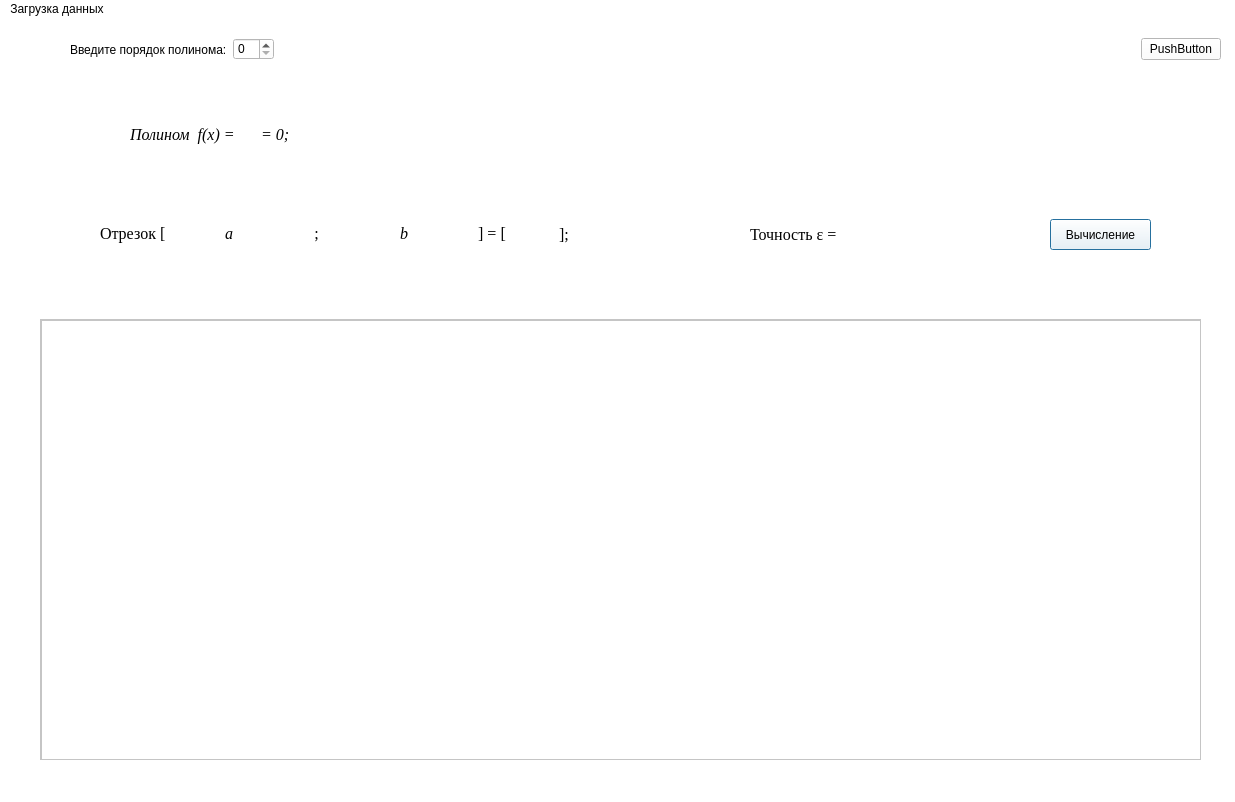
<?xml version="1.0" encoding="UTF-8"?>
<ui version="4.0">
 <class>MainWindow</class>
 <widget class="QMainWindow" name="MainWindow">
  <property name="geometry">
   <rect>
    <x>0</x>
    <y>0</y>
    <width>1235</width>
    <height>802</height>
   </rect>
  </property>
  <property name="windowTitle">
   <string>MainWindow</string>
  </property>
  <property name="styleSheet">
   <string notr="true">background-color: rgb(255, 255, 255);</string>
  </property>
  <widget class="QWidget" name="centralwidget_1">
   <widget class="QWidget" name="horizontalLayoutWidget">
    <property name="geometry">
     <rect>
      <x>30</x>
      <y>10</y>
      <width>1191</width>
      <height>41</height>
     </rect>
    </property>
    <layout class="QHBoxLayout" name="horizontalLayout">
     <item>
      <spacer name="horizontalSpacer">
       <property name="orientation">
        <enum>Qt::Horizontal</enum>
       </property>
       <property name="sizeType">
        <enum>QSizePolicy::Minimum</enum>
       </property>
       <property name="sizeHint" stdset="0">
        <size>
         <width>40</width>
         <height>20</height>
        </size>
       </property>
      </spacer>
     </item>
     <item>
      <widget class="QLabel" name="label_1">
       <property name="text">
        <string>Введите порядок полинома:</string>
       </property>
      </widget>
     </item>
     <item>
      <widget class="QSpinBox" name="spinBox_1"/>
     </item>
     <item>
      <spacer name="horizontalSpacer_3">
       <property name="orientation">
        <enum>Qt::Horizontal</enum>
       </property>
       <property name="sizeHint" stdset="0">
        <size>
         <width>40</width>
         <height>20</height>
        </size>
       </property>
      </spacer>
     </item>
     <item>
      <widget class="QPushButton" name="pushButton">
       <property name="enabled">
        <bool>true</bool>
       </property>
       <property name="inputMethodHints">
        <set>Qt::ImhHiddenText</set>
       </property>
       <property name="text">
        <string>PushButton</string>
       </property>
       <property name="checkable">
        <bool>false</bool>
       </property>
       <property name="autoDefault">
        <bool>false</bool>
       </property>
       <property name="default">
        <bool>false</bool>
       </property>
       <property name="flat">
        <bool>false</bool>
       </property>
      </widget>
     </item>
    </layout>
   </widget>
   <widget class="QWidget" name="gridLayoutWidget_2">
    <property name="geometry">
     <rect>
      <x>30</x>
      <y>80</y>
      <width>1191</width>
      <height>71</height>
     </rect>
    </property>
    <layout class="QGridLayout" name="gridLayout_1">
     <item row="3" column="3">
      <spacer name="verticalSpacer">
       <property name="orientation">
        <enum>Qt::Vertical</enum>
       </property>
       <property name="sizeHint" stdset="0">
        <size>
         <width>20</width>
         <height>40</height>
        </size>
       </property>
      </spacer>
     </item>
     <item row="2" column="1">
      <spacer name="horizontalSpacer_1">
       <property name="orientation">
        <enum>Qt::Horizontal</enum>
       </property>
       <property name="sizeType">
        <enum>QSizePolicy::Preferred</enum>
       </property>
       <property name="sizeHint" stdset="0">
        <size>
         <width>100</width>
         <height>20</height>
        </size>
       </property>
      </spacer>
     </item>
     <item row="1" column="3">
      <spacer name="verticalSpacer_2">
       <property name="orientation">
        <enum>Qt::Vertical</enum>
       </property>
       <property name="sizeHint" stdset="0">
        <size>
         <width>20</width>
         <height>40</height>
        </size>
       </property>
      </spacer>
     </item>
     <item row="2" column="5">
      <spacer name="horizontalSpacer_2">
       <property name="orientation">
        <enum>Qt::Horizontal</enum>
       </property>
       <property name="sizeType">
        <enum>QSizePolicy::Expanding</enum>
       </property>
       <property name="sizeHint" stdset="0">
        <size>
         <width>100</width>
         <height>20</height>
        </size>
       </property>
      </spacer>
     </item>
     <item row="2" column="3">
      <layout class="QGridLayout" name="gridLayout_2">
       <item row="0" column="0">
        <layout class="QGridLayout" name="gridLayout_3"/>
       </item>
      </layout>
     </item>
     <item row="2" column="2">
      <widget class="QLabel" name="label_3">
       <property name="font">
        <font>
         <family>Times New Roman</family>
         <pointsize>12</pointsize>
         <italic>true</italic>
        </font>
       </property>
       <property name="text">
        <string>Полином  f(x) =</string>
       </property>
       <property name="textFormat">
        <enum>Qt::MarkdownText</enum>
       </property>
      </widget>
     </item>
     <item row="2" column="4">
      <widget class="QLabel" name="label_5">
       <property name="font">
        <font>
         <family>Times New Roman</family>
         <pointsize>12</pointsize>
         <italic>true</italic>
        </font>
       </property>
       <property name="text">
        <string>= 0;</string>
       </property>
       <property name="textFormat">
        <enum>Qt::MarkdownText</enum>
       </property>
      </widget>
     </item>
    </layout>
   </widget>
   <widget class="QWidget" name="gridLayoutWidget_3">
    <property name="geometry">
     <rect>
      <x>80</x>
      <y>180</y>
      <width>581</width>
      <height>71</height>
     </rect>
    </property>
    <layout class="QGridLayout" name="gridLayout_4">
     <item row="3" column="6">
      <spacer name="verticalSpacer_3">
       <property name="orientation">
        <enum>Qt::Vertical</enum>
       </property>
       <property name="sizeHint" stdset="0">
        <size>
         <width>20</width>
         <height>40</height>
        </size>
       </property>
      </spacer>
     </item>
     <item row="2" column="7">
      <widget class="QLabel" name="label_6">
       <property name="enabled">
        <bool>true</bool>
       </property>
       <property name="font">
        <font>
         <family>Times New Roman</family>
         <pointsize>12</pointsize>
        </font>
       </property>
       <property name="text">
        <string>];</string>
       </property>
       <property name="scaledContents">
        <bool>false</bool>
       </property>
      </widget>
     </item>
     <item row="2" column="1">
      <widget class="QLabel" name="label_2">
       <property name="enabled">
        <bool>true</bool>
       </property>
       <property name="font">
        <font>
         <family>Times New Roman</family>
         <pointsize>12</pointsize>
         <italic>false</italic>
        </font>
       </property>
       <property name="text">
        <string>Отрезок [</string>
       </property>
       <property name="textFormat">
        <enum>Qt::RichText</enum>
       </property>
       <property name="scaledContents">
        <bool>false</bool>
       </property>
      </widget>
     </item>
     <item row="2" column="4">
      <widget class="QLabel" name="label_9">
       <property name="enabled">
        <bool>true</bool>
       </property>
       <property name="font">
        <font>
         <family>Times New Roman</family>
         <pointsize>12</pointsize>
         <italic>true</italic>
        </font>
       </property>
       <property name="text">
        <string>b</string>
       </property>
       <property name="textFormat">
        <enum>Qt::RichText</enum>
       </property>
       <property name="scaledContents">
        <bool>false</bool>
       </property>
       <property name="alignment">
        <set>Qt::AlignCenter</set>
       </property>
      </widget>
     </item>
     <item row="2" column="0">
      <spacer name="horizontalSpacer_4">
       <property name="orientation">
        <enum>Qt::Horizontal</enum>
       </property>
       <property name="sizeType">
        <enum>QSizePolicy::Ignored</enum>
       </property>
       <property name="sizeHint" stdset="0">
        <size>
         <width>20</width>
         <height>20</height>
        </size>
       </property>
      </spacer>
     </item>
     <item row="2" column="2">
      <widget class="QLabel" name="label_7">
       <property name="enabled">
        <bool>true</bool>
       </property>
       <property name="font">
        <font>
         <family>Times New Roman</family>
         <pointsize>12</pointsize>
         <italic>true</italic>
        </font>
       </property>
       <property name="text">
        <string>a</string>
       </property>
       <property name="textFormat">
        <enum>Qt::RichText</enum>
       </property>
       <property name="scaledContents">
        <bool>false</bool>
       </property>
       <property name="alignment">
        <set>Qt::AlignCenter</set>
       </property>
      </widget>
     </item>
     <item row="2" column="8">
      <spacer name="horizontalSpacer_5">
       <property name="orientation">
        <enum>Qt::Horizontal</enum>
       </property>
       <property name="sizeType">
        <enum>QSizePolicy::Ignored</enum>
       </property>
       <property name="sizeHint" stdset="0">
        <size>
         <width>20</width>
         <height>20</height>
        </size>
       </property>
      </spacer>
     </item>
     <item row="1" column="6">
      <spacer name="verticalSpacer_4">
       <property name="orientation">
        <enum>Qt::Vertical</enum>
       </property>
       <property name="sizeHint" stdset="0">
        <size>
         <width>20</width>
         <height>40</height>
        </size>
       </property>
      </spacer>
     </item>
     <item row="2" column="6">
      <layout class="QGridLayout" name="gridLayout_5">
       <item row="0" column="0">
        <layout class="QGridLayout" name="gridLayout_6"/>
       </item>
      </layout>
     </item>
     <item row="2" column="3">
      <widget class="QLabel" name="label_8">
       <property name="enabled">
        <bool>true</bool>
       </property>
       <property name="font">
        <font>
         <family>Times New Roman</family>
         <pointsize>12</pointsize>
         <italic>false</italic>
        </font>
       </property>
       <property name="text">
        <string>;</string>
       </property>
       <property name="textFormat">
        <enum>Qt::RichText</enum>
       </property>
       <property name="scaledContents">
        <bool>false</bool>
       </property>
       <property name="alignment">
        <set>Qt::AlignCenter</set>
       </property>
      </widget>
     </item>
     <item row="2" column="5">
      <widget class="QLabel" name="label_10">
       <property name="enabled">
        <bool>true</bool>
       </property>
       <property name="font">
        <font>
         <family>Times New Roman</family>
         <pointsize>12</pointsize>
         <italic>false</italic>
        </font>
       </property>
       <property name="text">
        <string>] = [</string>
       </property>
       <property name="textFormat">
        <enum>Qt::RichText</enum>
       </property>
       <property name="scaledContents">
        <bool>false</bool>
       </property>
       <property name="alignment">
        <set>Qt::AlignCenter</set>
       </property>
      </widget>
     </item>
    </layout>
   </widget>
   <widget class="QScrollArea" name="scrollArea_1">
    <property name="geometry">
     <rect>
      <x>40</x>
      <y>300</y>
      <width>1161</width>
      <height>441</height>
     </rect>
    </property>
    <property name="layoutDirection">
     <enum>Qt::LeftToRight</enum>
    </property>
    <property name="widgetResizable">
     <bool>true</bool>
    </property>
    <widget class="QWidget" name="scrollAreaWidgetContents">
     <property name="enabled">
      <bool>true</bool>
     </property>
     <property name="geometry">
      <rect>
       <x>0</x>
       <y>0</y>
       <width>1159</width>
       <height>439</height>
      </rect>
     </property>
     <widget class="QTextBrowser" name="textBrowser_1">
      <property name="geometry">
       <rect>
        <x>0</x>
        <y>0</y>
        <width>1161</width>
        <height>441</height>
       </rect>
      </property>
     </widget>
    </widget>
   </widget>
   <widget class="QPushButton" name="pushButton_2">
    <property name="geometry">
     <rect>
      <x>1050</x>
      <y>200</y>
      <width>101</width>
      <height>31</height>
     </rect>
    </property>
    <property name="styleSheet">
     <string notr="true">background-color: rgb(255, 255, 255);</string>
    </property>
    <property name="text">
     <string>Вычисление</string>
    </property>
    <property name="default">
     <bool>true</bool>
    </property>
   </widget>
   <widget class="QWidget" name="gridLayoutWidget_4">
    <property name="geometry">
     <rect>
      <x>720</x>
      <y>180</y>
      <width>171</width>
      <height>71</height>
     </rect>
    </property>
    <layout class="QGridLayout" name="gridLayout_7">
     <item row="2" column="0">
      <spacer name="horizontalSpacer_6">
       <property name="orientation">
        <enum>Qt::Horizontal</enum>
       </property>
       <property name="sizeType">
        <enum>QSizePolicy::Expanding</enum>
       </property>
       <property name="sizeHint" stdset="0">
        <size>
         <width>100</width>
         <height>20</height>
        </size>
       </property>
      </spacer>
     </item>
     <item row="2" column="2">
      <layout class="QGridLayout" name="gridLayout_8">
       <item row="0" column="0">
        <layout class="QGridLayout" name="gridLayout_9"/>
       </item>
      </layout>
     </item>
     <item row="3" column="2">
      <spacer name="verticalSpacer_5">
       <property name="orientation">
        <enum>Qt::Vertical</enum>
       </property>
       <property name="sizeHint" stdset="0">
        <size>
         <width>20</width>
         <height>40</height>
        </size>
       </property>
      </spacer>
     </item>
     <item row="1" column="2">
      <spacer name="verticalSpacer_6">
       <property name="orientation">
        <enum>Qt::Vertical</enum>
       </property>
       <property name="sizeHint" stdset="0">
        <size>
         <width>20</width>
         <height>40</height>
        </size>
       </property>
      </spacer>
     </item>
     <item row="2" column="4">
      <spacer name="horizontalSpacer_7">
       <property name="orientation">
        <enum>Qt::Horizontal</enum>
       </property>
       <property name="sizeType">
        <enum>QSizePolicy::Expanding</enum>
       </property>
       <property name="sizeHint" stdset="0">
        <size>
         <width>100</width>
         <height>20</height>
        </size>
       </property>
      </spacer>
     </item>
     <item row="2" column="1">
      <widget class="QLabel" name="label_4">
       <property name="enabled">
        <bool>true</bool>
       </property>
       <property name="font">
        <font>
         <family>Times New Roman</family>
         <pointsize>12</pointsize>
         <italic>false</italic>
        </font>
       </property>
       <property name="text">
        <string>Точность ε = </string>
       </property>
       <property name="scaledContents">
        <bool>false</bool>
       </property>
      </widget>
     </item>
    </layout>
   </widget>
  </widget>
  <widget class="QMenuBar" name="menubar">
   <property name="geometry">
    <rect>
     <x>0</x>
     <y>0</y>
     <width>1235</width>
     <height>20</height>
    </rect>
   </property>
   <widget class="QMenu" name="menu">
    <property name="title">
     <string>Загрузка данных</string>
    </property>
   </widget>
   <addaction name="menu"/>
  </widget>
  <widget class="QStatusBar" name="statusbar"/>
 </widget>
 <resources/>
 <connections/>
</ui>
